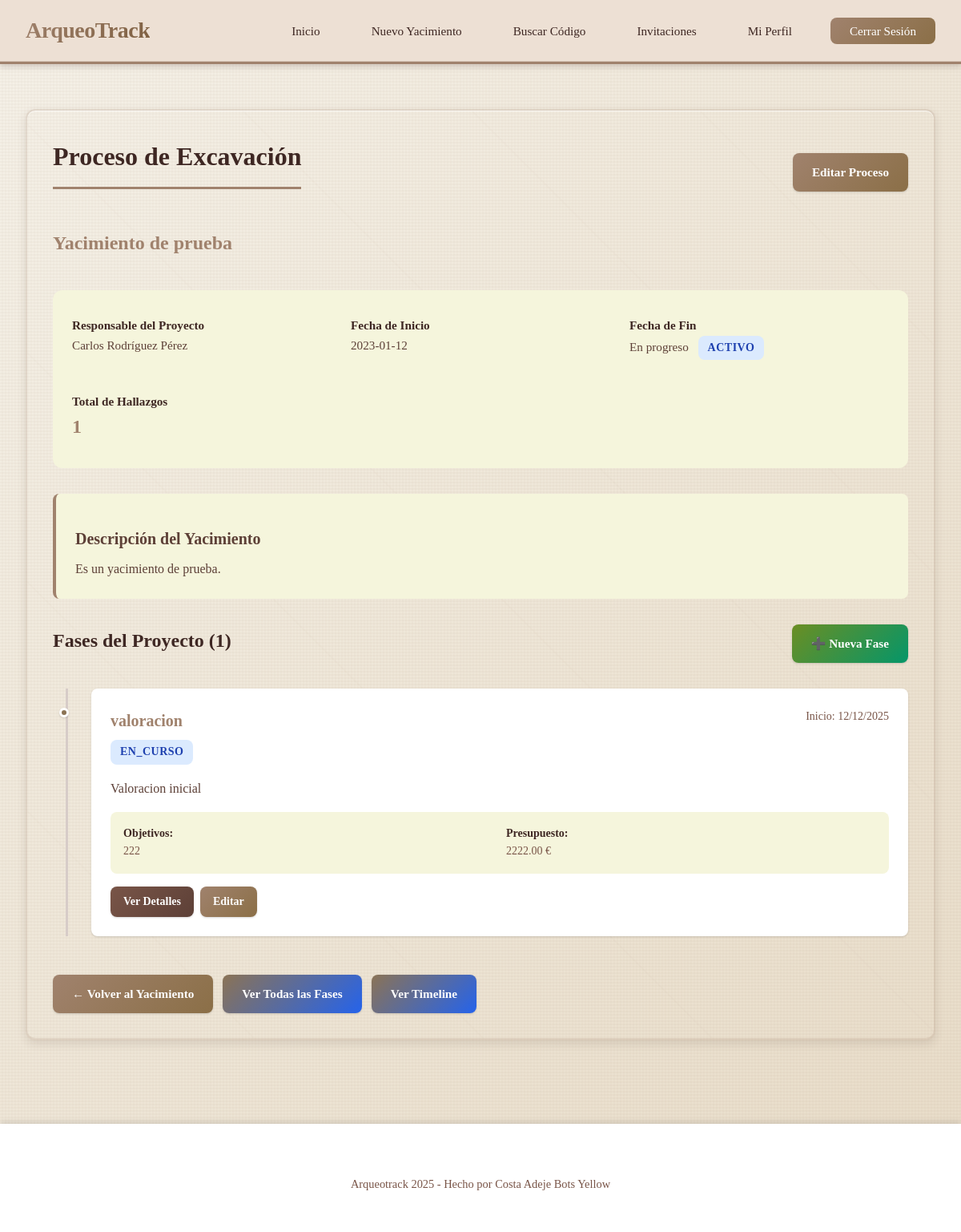
/proceso_yacimiento/2 (signed in), run on the app's committed database.
### app/models/yacimiento.py (models this page shows, shortened)
class Yacimiento(db.Model):
    __tablename__ = 'yacimientos'
    id = db.Column(db.Integer, primary_key=True)
    user_id = db.Column(db.Integer, db.ForeignKey('usuarios.id'), nullable=False, index=True)
    nombre = db.Column(db.String(200), nullable=False)
    ubicacion = db.Column(db.String(300))
    descripcion = db.Column(db.Text)
    lat = db.Column(db.Float)
    lng = db.Column(db.Float)
    polygon_geojson = db.Column(db.Text)  # GeoJSON del polígono (almacenado como texto)
    area_m2 = db.Column(db.Float)  # Área en metros cuadrados
    altitud_media = db.Column(db.Float)
    responsable = db.Column(db.String(100))
    fecha_inicio = db.Column(db.Date)
    fecha_fin = db.Column(db.Date)
    fecha_creacion = db.Column(db.DateTime, default=datetime.utcnow, nullable=False)
    fecha_actualizacion = db.Column(db.DateTime, default=datetime.utcnow, onupdate=datetime.utcnow)
    propietario = db.relationship(
        'Usuario',
        back_populates='yacimientos'
    )
    hallazgos = db.relationship(
        'Hallazgo',
        back_populates='yacimiento',
        cascade='all, delete-orphan',
        lazy='dynamic'
    )
    sectores = db.relationship(
        'Sector',
        back_populates='yacimiento',
        cascade='all, delete-orphan',
        lazy='dynamic'
    )
    fases = db.relationship(
        'FaseProyecto',
        back_populates='yacimiento',
        cascade='all, delete-orphan',
        lazy='dynamic',
        order_by='FaseProyecto.orden'
    )
    eventos = db.relationship(
        'Evento',
        back_populates='yacimiento',
        cascade='all, delete-orphan',
        lazy='dynamic',
        order_by='Evento.fecha.desc()'
    )
    invitaciones = db.relationship(
        'Invitacion',
        back_populates='yacimiento',
        cascade='all, delete-orphan',
        lazy='dynamic'
    )
    __table_args__ = (
        db.Index('idx_yacimientos_user_fecha', 'user_id', 'fecha_creacion'),
    )
    @property
    def total_hallazgos(self):
        try:
            return self.hallazgos.count()
        except Exception:
            return 0

### app/models/fase.py (models this page shows, shortened)
class FaseProyecto(db.Model):
    __tablename__ = 'fases_proyecto'
    id = db.Column(db.Integer, primary_key=True)
    yacimiento_id = db.Column(db.Integer, db.ForeignKey('yacimientos.id'), nullable=False, index=True)
    responsable_id = db.Column(db.Integer, db.ForeignKey('usuarios.id'))
    nombre = db.Column(db.String(100), nullable=False)
    descripcion = db.Column(db.Text)
    estado = db.Column(db.String(50), default='planificada')  # planificada, en_curso, finalizada
    orden = db.Column(db.Integer, default=0)
    fecha_inicio = db.Column(db.Date)
    fecha_fin = db.Column(db.Date)
    objetivos = db.Column(db.Text)
    metodologia = db.Column(db.Text)
    recursos_necesarios = db.Column(db.Text)
    resultados_esperados = db.Column(db.Text)
    presupuesto = db.Column(db.Float)
    equipo_participante = db.Column(db.Text)
    notas = db.Column(db.Text)
    fecha_creacion = db.Column(db.DateTime, default=datetime.utcnow, nullable=False)
    yacimiento = db.relationship(
        'Yacimiento',
        back_populates='fases'
    )
    responsable = db.relationship(
        'Usuario',
        back_populates='fases_responsable',
        foreign_keys=[responsable_id]
    )
    eventos = db.relationship(
        'Evento',
        back_populates='fase',
        cascade='all, delete-orphan',
        lazy='dynamic'
    )
    __table_args__ = (
        db.Index('idx_fases_yacimiento_orden', 'yacimiento_id', 'orden'),
    )

### app/blueprints/yacimiento.py (the view)
@yacimiento_bp.route('/proceso_yacimiento/<int:yacimiento_id>')
@login_required
def proceso(yacimiento_id):
    yacimiento = Yacimiento.query.get_or_404(yacimiento_id)
    puede_ver, _ = current_user.has_permission(yacimiento_id, 'read')
    if not puede_ver:
        abort(403)
    puede_editar, _ = current_user.has_permission(yacimiento_id, 'edit')
    puede_crear, _ = current_user.has_permission(yacimiento_id, 'create')
    fases = FaseProyecto.query.filter_by(yacimiento_id=yacimiento_id).order_by(FaseProyecto.orden).all()
    eventos = Evento.query.filter_by(yacimiento_id=yacimiento_id).order_by(Evento.fecha.desc()).limit(5).all()
    return render_template(
        'yacimientos/proceso.html',
        yacimiento=yacimiento,
        fases=fases,
        eventos=eventos,
        puede_editar=puede_editar,
        puede_crear=puede_crear,
        time_ago=time_ago
    )

### app/models/user.py (called while the page is built, shortened)
    def has_permission(self, yacimiento_id, permission):
        from app.models.invitacion import Invitacion
        from app.models.yacimiento import Yacimiento
        yacimiento = Yacimiento.query.get(yacimiento_id)
        if not yacimiento:
            return False, None
        if self.id == yacimiento.user_id:
            return True, 'propietario'

### templates/yacimientos/proceso.html (shortened to what this page needs)
{% extends "base.html" %}
{% block content %}
<div class="main-content">
    <div class="card">
        <div style="display: flex; justify-content: space-between; align-items: center; flex-wrap: wrap; gap: 1rem; margin-bottom: 1.5rem;">
            <h1>Proceso de Excavación</h1>
            {% if puede_editar %}
                <a href="/editar_proceso_yacimiento/{{ yacimiento.id }}" class="btn">Editar Proceso</a>
            {% endif %}
        </div>
        <h2 style="color: var(--primary-color); border: none;">{{ yacimiento.nombre }}</h2>
        <div class="detail-grid" style="grid-template-columns: repeat(auto-fit, minmax(250px, 1fr)); gap: 1.5rem; padding: 1.5rem; background: var(--light-gray); border-radius: var(--border-radius-lg); margin: 2rem 0;">
            <div class="detail-item">
                <strong>Responsable del Proyecto</strong><br>
                <span style="color: var(--dark-secondary);">{{ yacimiento.responsable or 'No asignado' }}</span>
            </div>
            <div class="detail-item">
                <strong>Fecha de Inicio</strong><br>
                <span style="color: var(--dark-secondary);">{{ yacimiento.fecha_inicio or 'No especificada' }}</span>
            </div>
            <div class="detail-item">
                <strong>Fecha de Fin</strong><br>
                <span style="color: var(--dark-secondary);">
                    {% if yacimiento.fecha_fin %}
                        {{ yacimiento.fecha_fin }}
                        <span class="badge badge-success" style="margin-left: 0.5rem;">Finalizado</span>
                    {% else %}
                        En progreso
                        <span class="badge badge-info" style="margin-left: 0.5rem;">Activo</span>
                    {% endif %}
                </span>
            </div>
            <div class="detail-item">
                <strong>Total de Hallazgos</strong><br>
                <span style="color: var(--primary-color); font-size: 1.5rem; font-weight: bold;">{{ yacimiento.total_hallazgos }}</span>
            </div>
        </div>
        {% if yacimiento.descripcion %}
            <div style="margin: 2rem 0; padding: 1.5rem; background: var(--light-gray); border-radius: var(--border-radius); border-left: 4px solid var(--primary-color);">
                <h3>Descripción del Yacimiento</h3>
                <p style="color: var(--dark-secondary); line-height: 1.7; margin: 0.5rem 0 0 0;">
                    {{ yacimiento.descripcion }}
                </p>
            </div>
        {% endif %}
        <div style="margin-top: 2rem;">
            <div style="display: flex; justify-content: space-between; align-items: center; margin-bottom: 1.5rem;">
                <h2 style="margin: 0; border: none;">Fases del Proyecto ({{ fases|length }})</h2>
                {% if puede_crear %}
                    <a href="/yacimiento/{{ yacimiento.id }}/fases/nueva" class="btn btn-success">➕ Nueva Fase</a>
                {% endif %}
            </div>
            {% if fases %}
                <div class="timeline-container" style="position: relative; padding-left: 3rem; margin-top: 2rem;">
                    <div class="timeline-line" style="position: absolute; left: 1rem; top: 0; bottom: 0; width: 3px; background: var(--border-color);"></div>
                    {% for fase in fases %}
                        <div class="timeline-event" style="position: relative; margin-bottom: 2rem; padding: 1.5rem; background: var(--white); border-radius: var(--border-radius); box-shadow: var(--shadow);">
                            <div style="position: absolute; left: -2.5rem; top: 1.5rem; width: 12px; height: 12px; border-radius: 50%; background:
                                {% if fase.estado == 'finalizada' %}var(--success-color)
                                {% elif fase.estado == 'en_curso' %}var(--info-color)
                                {% else %}var(--warning-color){% endif %};
                                border: 3px solid var(--white); box-shadow: var(--shadow);"></div>
                            <div style="display: flex; justify-content: space-between; align-items: start; flex-wrap: wrap; gap: 1rem; margin-bottom: 1rem;">
                                <div>
                                    <h3 style="color: var(--primary-color); margin: 0 0 0.5rem 0;">{{ fase.nombre }}</h3>
                                    <span class="badge badge-{% if fase.estado == 'finalizada' %}success{% elif fase.estado == 'en_curso' %}info{% else %}warning{% endif %}">
                                        {{ fase.estado|upper }}
                                    </span>
                                </div>
                                <div style="text-align: right; color: var(--gray); font-size: var(--font-sm);">
                                    {% if fase.fecha_inicio %}
                                        <div>Inicio: {{ fase.fecha_inicio.strftime('%d/%m/%Y') }}</div>
                                    {% endif %}
                                </div>
                            </div>
                            {% if fase.descripcion %}
                                <p style="color: var(--dark-secondary); line-height: 1.7; margin: 1rem 0;">
                                    {{ fase.descripcion }}
                                </p>
                            {% endif %}
                            <div style="display: grid; grid-template-columns: repeat(auto-fit, minmax(200px, 1fr)); gap: 1rem; margin-top: 1rem; padding: 1rem; background: var(--light-gray); border-radius: var(--border-radius); font-size: var(--font-sm);">
                                {% if fase.objetivos %}
                                    <div>
                                        <strong>Objetivos:</strong><br>
                                        <span style="color: var(--gray);">{{ fase.objetivos[:100] }}{% if fase.objetivos|length > 100 %}...{% endif %}</span>
                                    </div>
                                {% endif %}
                                {% if fase.presupuesto %}
                                    <div>
                                        <strong>Presupuesto:</strong><br>
                                        <span style="color: var(--gray);">{{ "%.2f"|format(fase.presupuesto) }} €</span>
                                    </div>
                                {% endif %}
                            </div>
                            <div style="margin-top: 1rem; display: flex; gap: 0.5rem; flex-wrap: wrap;">
                                <a href="/fase/{{ fase.id }}" class="btn btn-secondary" style="padding: 0.5rem 1rem; font-size: var(--font-sm);">Ver Detalles</a>
                                {% if puede_editar %}
                                    <a href="/editar_fase/{{ fase.id }}" class="btn" style="padding: 0.5rem 1rem; font-size: var(--font-sm);">Editar</a>
                                {% endif %}
                            </div>
                        </div>
                    {% endfor %}
                </div>
            {% endif %}
        </div>
        <div class="button-group" style="margin-top: 3rem;">
            <a href="/yacimiento/{{ yacimiento.id }}" class="btn">← Volver al Yacimiento</a>
            <a href="/yacimiento/{{ yacimiento.id }}/fases" class="btn btn-info">Ver Todas las Fases</a>
            <a href="/yacimiento/{{ yacimiento.id }}/timeline" class="btn btn-info">Ver Timeline</a>
        </div>
    </div>
</div>
{% endblock %}

### data on the page
Yacimiento: nombre "Yacimiento de prueba", responsable "Carlos Rodríguez Pérez", fecha_inicio "2023-01-12", descripcion "Es un yacimiento de prueba."
FaseProyecto: nombre "valoracion", estado "EN_CURSO", fecha_inicio "12/12/2025", descripcion "Valoracion inicial", objetivos "222", presupuesto "2222.00"

### other printed values
{{ yacimiento.total_hallazgos }} "1"
{{ fases|length }} "1"
